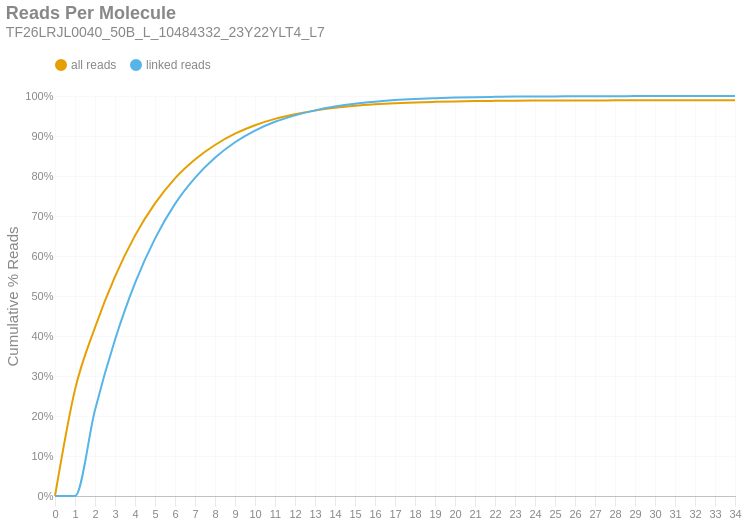

The notebook cell this image was saved under:
### Markdown cell above
### Reads per Molecule
This chart shows the cumulative distribution of the number of reads per linked molecule. That is, how many alignments are associated with a unique molecule. This excludes the number of reads associated with invalid or absent linked-read barcodes. The `linked` histogram is the percentages recalculated when disregarding singletons.

### Code cell
if SKIPLR:
    print_html(f"Skipped")
else:
    counts = np.bincount(valids['reads'].cast(pl.Int64).to_numpy())
    weighted = counts * np.arange(len(counts))
    all_perc = weighted / n_reads
    linked_perc = weighted / n_linked_reads
    linked_perc[1] = 0
    binned_df = pl.DataFrame({
        'readsper': list(range(len(counts))),
        'all reads (cumsum)': np.cumsum(all_perc).tolist(),
        'linked reads (cumsum)': np.cumsum(linked_perc).tolist(),
    })

    with SafeRender(binned_df):
        (
            density_plot(binned_df, 'Reads Per Molecule', samplename, 'readspmol')
            .encode(
                x=alt.X('readsper:O', title=None).axis(labelAngle=0).scale(padding=0),
                y=alt.Y('value:Q', title='Cumulative % Reads').axis(format='%').stack(False),
                color=alt.Color("key:N").scale(domain=["all reads", "linked reads"]),
                tooltip=[
                    alt.Tooltip("key:N", title="Data Type"),
                    alt.Tooltip("readsper:O", title="Reads Per Molecule"),
                    alt.Tooltip("value:Q", format=".2%", title="% Reads (Cum.)")
                ]            
            )
        ).display()

### Figure 1 — Vega-Lite specification as saved in the notebook (floating-point values rounded to 4 significant figures)
{"width": "container", "height": 400, "config": {"title": {"anchor": "start", "dy": -15, "fontSize": 18, "color": "#888888", "subtitleColor": "#888888", "subtitleFontSize": 14}, "arc": {"fill": "#0072B2"}, "axis": {"domainColor": "#888888", "domainWidth": 0.5, "gridWidth": 0.2, "grid": false, "titleFontWeight": 400, "titleFontSize": 15, "labelFontSize": 11, "labelColor": "#888888", "tickColor": "#888888", "tickWidth": 0.2, "titleColor": "#888888"}, "axisBand": {"grid": false}, "axisX": {"grid": true, "tickSize": 10, "domainCap": "round"}, "axisY": {"domain": false, "grid": true, "tickSize": 0, "domainCap": "round"}, "background": "transparent", "header": {"labelFontSize": 15, "labelColor": "#888888", "titleFontSize": 15, "titleFontWeight": 600, "titleColor": "#888888"}, "legend": {"labelFont": "sans-serif", "labelFontSize": 12, "labelColor": "#888888", "symbolSize": 100, "symbolType": "circle", "titleFontSize": 12, "titlePadding": 10, "titleColor": "#888888", "title": null, "orient": "top"}, "range": {"category": ["#E69F00", "#56B4E9", "#009E73", "#F0E442", "#0072B2", "#D55E00", "#CC79A7", "#000000"], "diverging": ["#cfe8f3", "#a2d4ec", "#73bfe2", "#46abdb", "#1696d2", "#12719e"]}, "area": {"fill": "#0072B2", "fillOpacity": 0.7, "line": true, "strokeOpacity": 0.7}, "line": {"color": "#0072B2", "stroke": "#0072B2", "strokeWidth": 2}, "trail": {"color": "#0072B2", "stroke": "#0072B2", "strokeWidth": 0, "size": 1}, "point": {"filled": true, "fillOpacity": 1.0, "size": 95}, "text": {"color": "#888888", "fontSize": 11, "align": "right", "fontWeight": 400, "size": 11}, "bar": {"fill": "#0072B2", "stroke": null}, "view": {"stroke": null, "continuousWidth": 660, "continuousHeight": 400}}, "data": {"name": "data-98a44692b596cebf8212df2b57062969"}, "mark": {"type": "line", "interpolate": "monotone", "point": {"opacity": 0, "size": 275}}, "encoding": {"color": {"field": "key", "scale": {"domain": ["all reads", "linked reads"]}, "type": "nominal"}, "tooltip": [{"field": "key", "title": "Data Type", "type": "nominal"}, {"field": "readsper", "title": "Reads Per Molecule", "type": "ordinal"}, {"field": "value", "format": ".2%", "title": "% Reads (Cum.)", "type": "quantitative"}], "x": {"axis": {"labelAngle": 0}, "field": "readsper", "scale": {"padding": 0}, "title": null, "type": "ordinal"}, "y": {"axis": {"format": "%"}, "field": "value", "stack": false, "title": "Cumulative % Reads", "type": "quantitative"}}, "params": [{"name": "param_c36ac31b6afebe62", "select": {"type": "point", "fields": ["key"]}, "bind": "legend"}], "title": {"text": "Reads Per Molecule", "subtitle": "TF26LRJL0040_50B_L_10484332_23Y22YLT4_L7"}, "transform": [{"fold": ["all reads (cumsum)", "linked reads (cumsum)"]}, {"calculate": "replace(datum.key, ' (cumsum)', '')", "as": "key"}, {"filter": {"param": "param_c36ac31b6afebe62"}}], "usermeta": {"embedOptions": {"downloadFileName": "TF26LRJL0040_50B_L_10484332_23Y22YLT4_L7.readspmol"}}, "$schema": "https://vega.github.io/schema/vega-lite/v6.4.1.json", "datasets": {"data-98a44692b596cebf8212df2b57062969": [{"readsper": 0, "all reads (cumsum)": 0.0, "linked reads (cumsum)": 0.0}, {"readsper": 1, "all reads (cumsum)": 0.2659, "linked reads (cumsum)": 0.0}, {"readsper": 2, "all reads (cumsum)": 0.4214, "linked reads (cumsum)": 0.2149}, {"readsper": 3, "all reads (cumsum)": 0.5484, "linked reads (cumsum)": 0.3905}, {"readsper": 4, "all reads (cumsum)": 0.6509, "linked reads (cumsum)": 0.5322}, {"readsper": 5, "all reads (cumsum)": 0.7314, "linked reads (cumsum)": 0.6434}, {"readsper": 6, "all reads (cumsum)": 0.7942, "linked reads (cumsum)": 0.7303}, {"readsper": 7, "all reads (cumsum)": 0.8414, "linked reads (cumsum)": 0.7955}, {"readsper": 8, "all reads (cumsum)": 0.8776, "linked reads (cumsum)": 0.8455}, {"readsper": 9, "all reads (cumsum)": 0.9057, "linked reads (cumsum)": 0.8843}, {"readsper": 10, "all reads (cumsum)": 0.9269, "linked reads (cumsum)": 0.9136}, {"readsper": 11, "all reads (cumsum)": 0.9427, "linked reads (cumsum)": 0.9355}, {"readsper": 12, "all reads (cumsum)": 0.9543, "linked reads (cumsum)": 0.9516}, {"readsper": 13, "all reads (cumsum)": 0.9634, "linked reads (cumsum)": 0.9641}, {"readsper": 14, "all reads (cumsum)": 0.9704, "linked reads (cumsum)": 0.9737}, {"readsper": 15, "all reads (cumsum)": 0.9755, "linked reads (cumsum)": 0.9808}, {"readsper": 16, "all reads (cumsum)": 0.9791, "linked reads (cumsum)": 0.9858}, {"readsper": 17, "all reads (cumsum)": 0.982, "linked reads (cumsum)": 0.9898}, {"readsper": 18, "all reads (cumsum)": 0.9839, "linked reads (cumsum)": 0.9925}, {"readsper": 19, "all reads (cumsum)": 0.9853, "linked reads (cumsum)": 0.9944}, {"readsper": 20, "all reads (cumsum)": 0.9865, "linked reads (cumsum)": 0.996}, {"readsper": 21, "all reads (cumsum)": 0.9873, "linked reads (cumsum)": 0.9971}, {"readsper": 22, "all reads (cumsum)": 0.9878, "linked reads (cumsum)": 0.9978}, {"readsper": 23, "all reads (cumsum)": 0.9883, "linked reads (cumsum)": 0.9985}, {"readsper": 24, "all reads (cumsum)": 0.9885, "linked reads (cumsum)": 0.9988}, {"readsper": 25, "all reads (cumsum)": 0.9887, "linked reads (cumsum)": 0.999}, {"readsper": 26, "all reads (cumsum)": 0.9889, "linked reads (cumsum)": 0.9993}, {"readsper": 27, "all reads (cumsum)": 0.989, "linked reads (cumsum)": 0.9995}, {"readsper": 28, "all reads (cumsum)": 0.9891, "linked reads (cumsum)": 0.9996}, {"readsper": 29, "all reads (cumsum)": 0.9892, "linked reads (cumsum)": 0.9997}, {"readsper": 30, "all reads (cumsum)": 0.9892, "linked reads (cumsum)": 0.9998}, {"readsper": 31, "all reads (cumsum)": 0.9893, "linked reads (cumsum)": 0.9999}, {"readsper": 32, "all reads (cumsum)": 0.9893, "linked reads (cumsum)": 0.9999}, {"readsper": 33, "all reads (cumsum)": 0.9893, "linked reads (cumsum)": 0.9999}, {"readsper": 34, "all reads (cumsum)": 0.9894, "linked reads (cumsum)": 1.0}]}}
